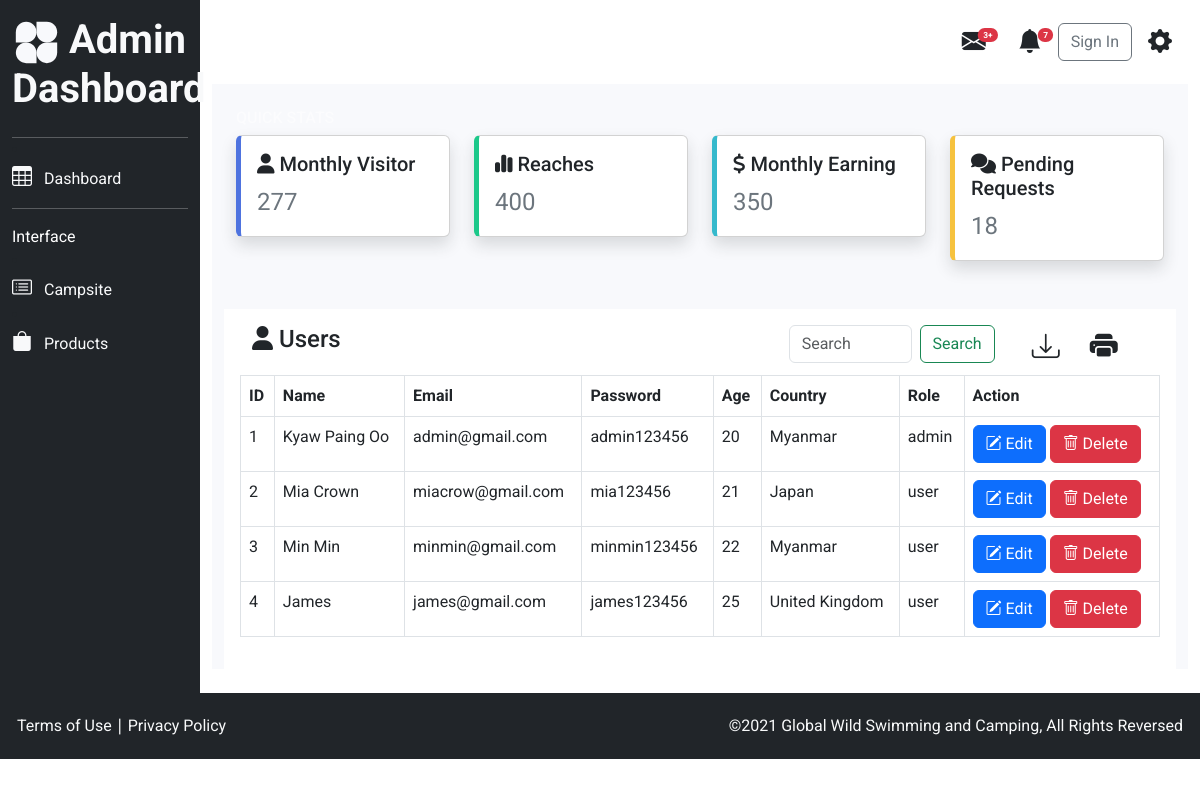
Before: /admin_panel/dashboard.php with the older database file.
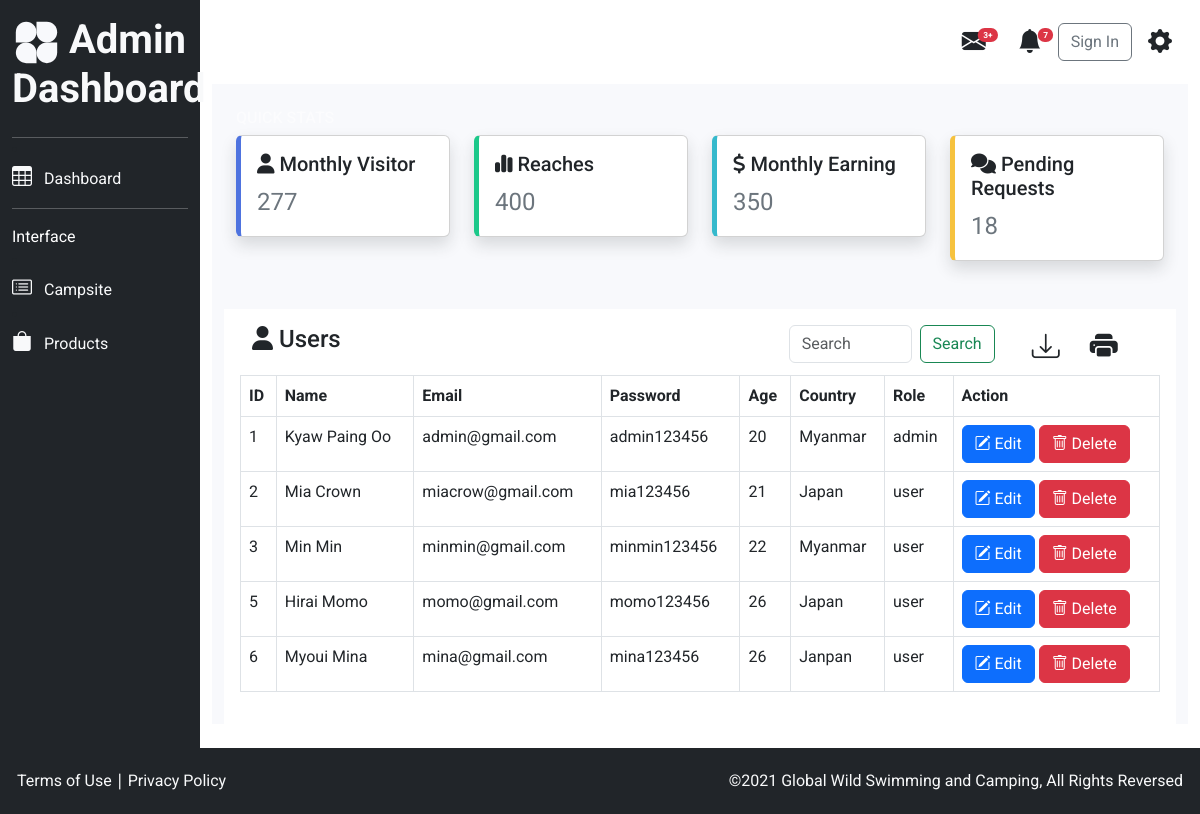
After: the same page with the newer database file.
### tables this page shows
CREATE TABLE `user` (
  `id` int NOT NULL,
  `name` varchar(255) NOT NULL,
  `email` varchar(255) NOT NULL,
  `pass` varchar(255) NOT NULL,
  `age` int NOT NULL,
  `country` varchar(255) NOT NULL,
  `role` varchar(255) NOT NULL,
  `type` int NOT NULL DEFAULT '1'
);

### admin_panel/dashboard.php (the view, shortened to what this page needs)
<?php
    require_once('header.php');
    require_once('../db/dbconfig.php');
    $user = $pdo_conn->prepare("SELECT * FROM user ORDER BY  user.id ASC ");
    $user->execute();
    $user_result = $user->fetchAll();
?>
    <div class="container-fluid dashboard-bg f-400">
    <div class="container">
    <div class="row flex-column flex-lg-row py-4">
            <h2 class="h6 text text-white-50">QUICK STATS</h2>
            <div class="col-md-3">
                <div class="card border-left-primary shadow">
                    <div class="card-body">
                    <h3 class="card-tittle h5"><i class="fa-solid fa-user"></i> Monthly Visitor</h3>
                <span class="text-secondary fs-4">
                </span>
                </div>
                </div>
            </div>
          <div class="col-md-3">
            <div class="card border-left-success shadow">
                <div class="card-body">
                <h3 class="card-tittle h5"><i class="fa-solid fa-chart-simple"></i> Reaches</h3>
                <span class="text-secondary fs-4">
                   400
                </span>
            </div>
            </div>
        </div>
        <div class="col-md-3">
            <div class="card border-left-info shadow">
                <div class="card-body">
                <h3 class="card-tittle h5"><i class="fa-solid fa-dollar-sign"></i> Monthly Earning</h3>
                <span class="text-secondary fs-4">
                    350
                </span>
            </div>
            </div>
        </div>
        <div class="col-md-3">
            <div class="card border-left-warning shadow">
                <div class="card-body">
                <h3 class="card-tittle h5"><i class="fa-solid fa-comments"></i> Pending Requests</h3>
                <span class="text-secondary fs-4">
                    18
                </span>
            </div>
            </div>
        </div>
        </div>
    </div>
    <div class="container my-4">
            <div class="row bg-white p-3">
                <div class="col-md-7">
                <h4><i class="fa-solid fa-user"></i> Users</h4>
                </div>
                <div class="col-md-3">
                <form class="d-flex" role="search">
                    <input class="form-control me-2" type="search" placeholder="Search" aria-label="Search">
                    <button class="btn btn-outline-success" type="submit">Search</button>
                </form>
                </div>
                <div class="col-md-2">
                    <button class="btn pt-0">
                    <i class="bi bi-download fs-3"></i>
                    </button>
                    <button class="btn pt-0">
                    <i class="bi bi-printer-fill fs-3"></i>
                    </button>
                </div>
        <table class="table table-bordered table-responsive ">
            <tr>
            <th scope="col">ID</th>
            <th scope="col">Name</th>
            <th scope="col">Email</th>
            <th scope="col">Password</th>
            <th scope="col">Age</th>
            <th scope="col">Country</th>
            <th scope="col">Role</th>
            <th scope="col">Action</th>
            </tr>
            <?php
                if(!empty($user_result)){
                    foreach($user_result as $user_row){
            ?>
            <tr>
            <td><?php echo $user_row['id']; ?></td>
            <td><?php echo $user_row['name']; ?></td>
            <td><?php echo $user_row['email']; ?></td>
            <td><?php echo $user_row['pass']; ?></td>
            <td><?php echo $user_row['age']; ?></td>
            <td><?php echo $user_row['country']; ?></td>
            <td><?php echo $user_row['role']; ?></td>
            <td><a href="edit.php?id=<?php echo $user_row['id'] ?>" class="btn btn-primary"><i class="bi bi-pencil-square"></i> Edit</a>
            <a href="delete.php?id=<?php echo $user_row['id'] ?>" class="btn btn-danger"><i class="bi bi-trash"></i> Delete</a>
            </td>
            </tr>
            <?php
                    }
                }
            ?>
        </table>
        </div>
    </div>
    </div>
<?php
    require_once('footer.php');
?>

Changed rows visible on the page:
removed user: id "4", name "James", email "james@gmail.com", pass "james123456", age "25", country "United Kingdom", role "user"
added user: id "5", name "Hirai Momo", email "momo@gmail.com", pass "momo123456", age "26", country "Japan", role "user"
added user: id "6", name "Myoui Mina", email "mina@gmail.com", pass "mina123456", age "26", country "Janpan", role "user"
